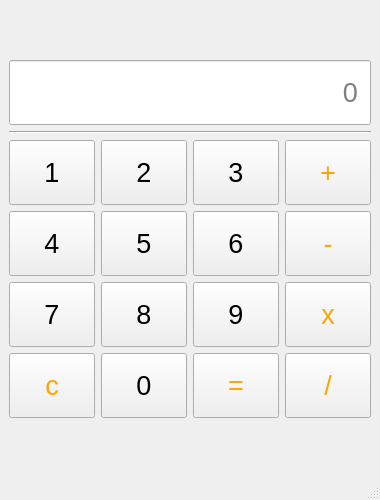
<?xml version="1.0" encoding="UTF-8"?>
<ui version="4.0">
 <class>MainWindow</class>
 <widget class="QMainWindow" name="MainWindow">
  <property name="geometry">
   <rect>
    <x>0</x>
    <y>0</y>
    <width>380</width>
    <height>500</height>
   </rect>
  </property>
  <property name="sizePolicy">
   <sizepolicy hsizetype="Preferred" vsizetype="Preferred">
    <horstretch>0</horstretch>
    <verstretch>0</verstretch>
   </sizepolicy>
  </property>
  <property name="minimumSize">
   <size>
    <width>380</width>
    <height>500</height>
   </size>
  </property>
  <property name="maximumSize">
   <size>
    <width>380</width>
    <height>500</height>
   </size>
  </property>
  <property name="windowTitle">
   <string>MainWindow</string>
  </property>
  <widget class="QWidget" name="centralwidget">
   <layout class="QVBoxLayout" name="verticalLayout">
    <item>
     <spacer name="verticalSpacer">
      <property name="orientation">
       <enum>Qt::Vertical</enum>
      </property>
      <property name="sizeHint" stdset="0">
       <size>
        <width>20</width>
        <height>40</height>
       </size>
      </property>
     </spacer>
    </item>
    <item>
     <widget class="QLineEdit" name="line_result">
      <property name="minimumSize">
       <size>
        <width>0</width>
        <height>65</height>
       </size>
      </property>
      <property name="font">
       <font>
        <pointsize>20</pointsize>
       </font>
      </property>
      <property name="layoutDirection">
       <enum>Qt::LeftToRight</enum>
      </property>
      <property name="styleSheet">
       <string notr="true">padding-right: 10px;</string>
      </property>
      <property name="alignment">
       <set>Qt::AlignRight|Qt::AlignTrailing|Qt::AlignVCenter</set>
      </property>
      <property name="readOnly">
       <bool>true</bool>
      </property>
      <property name="placeholderText">
       <string>0</string>
      </property>
     </widget>
    </item>
    <item>
     <widget class="Line" name="line">
      <property name="orientation">
       <enum>Qt::Horizontal</enum>
      </property>
     </widget>
    </item>
    <item>
     <layout class="QHBoxLayout" name="horizontalLayout">
      <item>
       <widget class="QPushButton" name="btn_1">
        <property name="minimumSize">
         <size>
          <width>0</width>
          <height>65</height>
         </size>
        </property>
        <property name="font">
         <font>
          <pointsize>20</pointsize>
         </font>
        </property>
        <property name="text">
         <string>1</string>
        </property>
       </widget>
      </item>
      <item>
       <widget class="QPushButton" name="btn_2">
        <property name="minimumSize">
         <size>
          <width>0</width>
          <height>65</height>
         </size>
        </property>
        <property name="font">
         <font>
          <pointsize>20</pointsize>
         </font>
        </property>
        <property name="text">
         <string>2</string>
        </property>
       </widget>
      </item>
      <item>
       <widget class="QPushButton" name="btn_3">
        <property name="minimumSize">
         <size>
          <width>0</width>
          <height>65</height>
         </size>
        </property>
        <property name="font">
         <font>
          <pointsize>20</pointsize>
         </font>
        </property>
        <property name="text">
         <string>3</string>
        </property>
       </widget>
      </item>
      <item>
       <widget class="QPushButton" name="btn_add">
        <property name="minimumSize">
         <size>
          <width>0</width>
          <height>65</height>
         </size>
        </property>
        <property name="font">
         <font>
          <pointsize>20</pointsize>
         </font>
        </property>
        <property name="styleSheet">
         <string notr="true">color: orange;</string>
        </property>
        <property name="text">
         <string>+</string>
        </property>
       </widget>
      </item>
     </layout>
    </item>
    <item>
     <layout class="QHBoxLayout" name="horizontalLayout_2">
      <item>
       <widget class="QPushButton" name="btn_4">
        <property name="minimumSize">
         <size>
          <width>0</width>
          <height>65</height>
         </size>
        </property>
        <property name="font">
         <font>
          <pointsize>20</pointsize>
         </font>
        </property>
        <property name="text">
         <string>4</string>
        </property>
       </widget>
      </item>
      <item>
       <widget class="QPushButton" name="btn_5">
        <property name="minimumSize">
         <size>
          <width>0</width>
          <height>65</height>
         </size>
        </property>
        <property name="font">
         <font>
          <pointsize>20</pointsize>
         </font>
        </property>
        <property name="text">
         <string>5</string>
        </property>
       </widget>
      </item>
      <item>
       <widget class="QPushButton" name="btn_6">
        <property name="minimumSize">
         <size>
          <width>0</width>
          <height>65</height>
         </size>
        </property>
        <property name="font">
         <font>
          <pointsize>20</pointsize>
         </font>
        </property>
        <property name="text">
         <string>6</string>
        </property>
       </widget>
      </item>
      <item>
       <widget class="QPushButton" name="btn_diff">
        <property name="minimumSize">
         <size>
          <width>0</width>
          <height>65</height>
         </size>
        </property>
        <property name="font">
         <font>
          <pointsize>20</pointsize>
         </font>
        </property>
        <property name="styleSheet">
         <string notr="true">color: orange;</string>
        </property>
        <property name="text">
         <string>-</string>
        </property>
       </widget>
      </item>
     </layout>
    </item>
    <item>
     <layout class="QHBoxLayout" name="horizontalLayout_3">
      <item>
       <widget class="QPushButton" name="btn_7">
        <property name="minimumSize">
         <size>
          <width>0</width>
          <height>65</height>
         </size>
        </property>
        <property name="font">
         <font>
          <pointsize>20</pointsize>
         </font>
        </property>
        <property name="text">
         <string>7</string>
        </property>
       </widget>
      </item>
      <item>
       <widget class="QPushButton" name="btn_8">
        <property name="minimumSize">
         <size>
          <width>0</width>
          <height>65</height>
         </size>
        </property>
        <property name="font">
         <font>
          <pointsize>20</pointsize>
         </font>
        </property>
        <property name="text">
         <string>8</string>
        </property>
       </widget>
      </item>
      <item>
       <widget class="QPushButton" name="btn_9">
        <property name="minimumSize">
         <size>
          <width>0</width>
          <height>65</height>
         </size>
        </property>
        <property name="font">
         <font>
          <pointsize>20</pointsize>
         </font>
        </property>
        <property name="text">
         <string>9</string>
        </property>
       </widget>
      </item>
      <item>
       <widget class="QPushButton" name="btn_mul">
        <property name="minimumSize">
         <size>
          <width>0</width>
          <height>65</height>
         </size>
        </property>
        <property name="font">
         <font>
          <pointsize>20</pointsize>
         </font>
        </property>
        <property name="styleSheet">
         <string notr="true">color: orange;</string>
        </property>
        <property name="text">
         <string>x</string>
        </property>
       </widget>
      </item>
     </layout>
    </item>
    <item>
     <layout class="QHBoxLayout" name="horizontalLayout_4">
      <item>
       <widget class="QPushButton" name="btn_clear">
        <property name="minimumSize">
         <size>
          <width>0</width>
          <height>65</height>
         </size>
        </property>
        <property name="font">
         <font>
          <pointsize>20</pointsize>
         </font>
        </property>
        <property name="styleSheet">
         <string notr="true">color: orange;</string>
        </property>
        <property name="text">
         <string>c</string>
        </property>
       </widget>
      </item>
      <item>
       <widget class="QPushButton" name="btn_0">
        <property name="minimumSize">
         <size>
          <width>0</width>
          <height>65</height>
         </size>
        </property>
        <property name="font">
         <font>
          <pointsize>20</pointsize>
         </font>
        </property>
        <property name="text">
         <string>0</string>
        </property>
       </widget>
      </item>
      <item>
       <widget class="QPushButton" name="btn_eq">
        <property name="minimumSize">
         <size>
          <width>0</width>
          <height>65</height>
         </size>
        </property>
        <property name="font">
         <font>
          <pointsize>20</pointsize>
         </font>
        </property>
        <property name="styleSheet">
         <string notr="true">color: orange;</string>
        </property>
        <property name="text">
         <string>=</string>
        </property>
       </widget>
      </item>
      <item>
       <widget class="QPushButton" name="btn_div">
        <property name="minimumSize">
         <size>
          <width>0</width>
          <height>65</height>
         </size>
        </property>
        <property name="font">
         <font>
          <pointsize>20</pointsize>
         </font>
        </property>
        <property name="styleSheet">
         <string notr="true">color: orange;</string>
        </property>
        <property name="text">
         <string>/</string>
        </property>
       </widget>
      </item>
     </layout>
    </item>
    <item>
     <spacer name="verticalSpacer_2">
      <property name="orientation">
       <enum>Qt::Vertical</enum>
      </property>
      <property name="sizeHint" stdset="0">
       <size>
        <width>20</width>
        <height>40</height>
       </size>
      </property>
     </spacer>
    </item>
   </layout>
  </widget>
  <widget class="QStatusBar" name="statusbar"/>
 </widget>
 <resources/>
 <connections/>
</ui>
